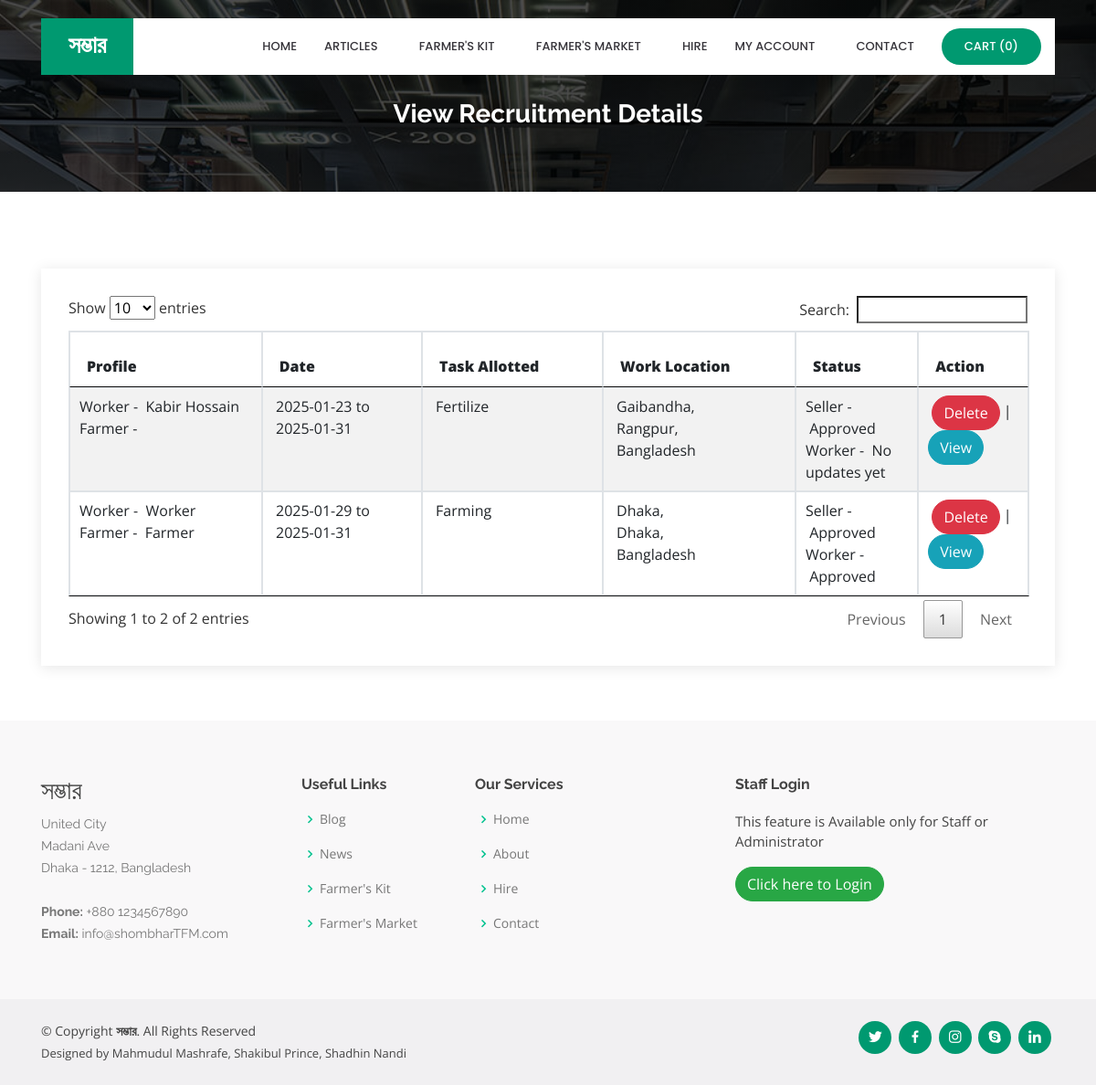
The page /viewworkerrequest.php on the database its author committed.
### tables this page shows
CREATE TABLE `worker_request` (
  `worker_request_id` int(10) NOT NULL,
  `worker_id` int(10) NOT NULL,
  `seller_id` int(10) NOT NULL,
  `from_date` date NOT NULL,
  `to_date` date NOT NULL,
  `task` text NOT NULL,
  `country_id` int(10) NOT NULL,
  `state_id` int(10) NOT NULL,
  `city_id` int(10) NOT NULL,
  `salary` float(10,2) NOT NULL,
  `salary_type` varchar(20) NOT NULL,
  `seller_status` varchar(20) NOT NULL,
  `worker_status` varchar(20) NOT NULL,
  `seller_comment` text NOT NULL,
  `worker_comment` text NOT NULL
);

CREATE TABLE `worker` (
  `worker_id` int(10) NOT NULL,
  `name` varchar(50) NOT NULL,
  `address` text NOT NULL,
  `state_id` int(10) NOT NULL,
  `city_id` int(10) NOT NULL,
  `country_id` int(10) NOT NULL,
  `pincode` varchar(10) NOT NULL,
  `work_profile` text NOT NULL,
  `biodata` varchar(100) NOT NULL,
  `contactno` varchar(15) NOT NULL,
  `date_of_birth` date NOT NULL,
  `login_id` varchar(100) NOT NULL,
  `password` varchar(100) NOT NULL,
  `expected_salary` float(10,2) NOT NULL,
  `status` varchar(10) NOT NULL
);

CREATE TABLE `city` (
  `city_id` int(10) NOT NULL,
  `country_id` int(10) NOT NULL,
  `state_id` int(10) NOT NULL,
  `city` varchar(25) NOT NULL,
  `description` text NOT NULL,
  `status` varchar(10) NOT NULL
);

CREATE TABLE `state` (
  `state_id` int(10) NOT NULL,
  `country_id` int(10) NOT NULL,
  `state` varchar(25) NOT NULL,
  `description` text NOT NULL,
  `status` varchar(10) NOT NULL
);

CREATE TABLE `country` (
  `country_id` int(10) NOT NULL,
  `country` varchar(25) NOT NULL,
  `description` text NOT NULL,
  `status` varchar(10) NOT NULL
);

CREATE TABLE `seller` (
  `seller_id` int(10) NOT NULL,
  `seller_name` varchar(25) NOT NULL,
  `seller_address` text NOT NULL,
  `state_id` int(10) NOT NULL,
  `country_id` int(10) NOT NULL,
  `city_id` int(10) NOT NULL,
  `pincode` varchar(10) NOT NULL,
  `contact_number` varchar(15) NOT NULL,
  `mobile_no` varchar(11) NOT NULL,
  `email_id` varchar(50) NOT NULL,
  `password` varchar(25) NOT NULL,
  `bank_name` varchar(50) NOT NULL,
  `bank_branch` varchar(50) NOT NULL,
  `bank_IFSC` varchar(25) NOT NULL,
  `bank_acno` varchar(25) NOT NULL,
  `status` varchar(10) NOT NULL
);

### viewworkerrequest.php (the view, shortened to what this page needs)
<?php
include("header.php");
include("dbconnection.php");
?>
  <main id="main">
    <section id="cta" class="cta">
      <div class="container">
        <div class="text-center" data-aos="zoom-in">
		<br><br>
          <h3>View Recruitment Details</h3>
        </div>
      </div>
    </section>
    <section id="contact" class="contact">
      <div class="container">
        <div class="row">
          <div class="col-lg-12" data-aos="fade-up" data-aos-delay="100">
            <div class="info mt-4 ">
<?php
		  $sql = "SELECT * FROM worker_request";
		  $qsql = mysqli_query($con,$sql);
							if(mysqli_num_rows($qsql)  == 0)
									{
										echo "<center>There is no Worker Request to display!!</center>";
									}
									else
									{
										?>
							<table ID="datatable" class="table table-striped table-bordered"  style="width:100%">
								<THEAD>
							  <tr>
						        <th width="192" height="39"><strong>Profile</strong>
						        <th width="153" height="39"><strong>Date</strong>
						        <th width="175"><strong>Task Allotted</strong></th>
						        <th width="189"><strong>Work Location</strong></th>
						        <th width="102"><strong>Status</strong></th>
                               <?php
								  	if(!isset($_SESSION['sellerid']))
									{
								?>
                                <th width="86"><strong>Action</strong></td>
                               <?php
									}
									else
									{
								?>
                                <th width="86"><strong>View</strong></td>
                               <?php
									}
								?>
						      </tr>
								</THEAD>
								<TBODY>
                              <?php
							  while($rs = mysqli_fetch_array($qsql))
							  {
								  $sqlcountry = "SELECT * FROM country WHERE country_id='$rs[country_id]'";
								  $qsqlcountry = mysqli_query($con,$sqlcountry);
								  $rscountry = mysqli_fetch_array($qsqlcountry);
								  $sqlstate = "SELECT * FROM state WHERE state_id='$rs[state_id]'";
								  $qsqlstate = mysqli_query($con,$sqlstate);
								  $rsstate = mysqli_fetch_array($qsqlstate);
								  $sqlcity = "SELECT * FROM city WHERE city_id='$rs[city_id]'";
								  $qsqlcity = mysqli_query($con,$sqlcity);
								  $rscity = mysqli_fetch_array($qsqlcity);
								  $sqlworker = "SELECT * FROM worker WHERE worker_id='$rs[worker_id]'";
								  $qsqlworker = mysqli_query($con,$sqlworker);
								  $rsworker = mysqli_fetch_array($qsqlworker);
								  $sqlseller = "SELECT * FROM seller WHERE seller_id='$rs[seller_id]'";
								  $qsqlseller = mysqli_query($con,$sqlseller);
								  $rsseller = mysqli_fetch_array($qsqlseller);
							  echo "
						      <tr>
						        <td> Worker - &nbsp;$rsworker[name]<br>
Farmer - &nbsp;$rsseller[seller_name]</td>
						        <td>&nbsp;$rs[from_date]"." to " ." &nbsp;$rs[to_date]</td>
						        <td>&nbsp;$rs[task]</td>
						        <td>&nbsp;$rscity[city],<br>"."&nbsp;$rsstate[state],<br>"."&nbsp;$rscountry[country]"." </td>
						        <td>Seller - &nbsp;";
								if($rs['seller_status'] == "")
								{
									echo "No updates yet";
								}
								else
								{
									echo $rs['seller_status'];
								}
								echo "<br>Worker - &nbsp;";
								if($rs['worker_status'] == "")
								{
									echo "No updates yet";
								}
								else
								{
									echo $rs['worker_status'];
								}
								echo "</td>";
									if(isset($_SESSION['sellerid']))
									{
$dt = date("Y-m-d");
$date1 = new DateTime($dt);
$date2 = new DateTime($rs['to_date']);
								   echo  "<td>";
								   if($date2 > $date1)
								   {
								   echo "<a href='workerrequest.php?editid=$rs[worker_request_id]' class='btn btn-primary' style='width: 100%;'>Edit</a> ";
								   }
								   echo "<a href='viewworkerrequestdetailed.php?viewid=$rs[worker_request_id]' class='btn btn-info' style='width: 100%;'>View</a></td></tr>";
									}
									else if(isset($_SESSION['workerid']))
									{
								   echo " <td><a href='viewworkerrequestdetailed.php?viewid=$rs[worker_request_id]'>View</a></td></tr>";
									}
									else
									{
								   echo " <td>&nbsp;";
								   echo "<a href='viewworkerrequest.php?deleteid=$rs[worker_request_id]' onclick='return delconfirm()' class='btn btn-danger'>Delete</a> | <a href='viewworkerrequestdetailed.php?viewid=$rs[worker_request_id]' class='btn btn-info'>View</a></td></tr>";
									}
							  }
							  ?>
								</TBODY>
						  </table>
						<?php
						 }
						?>
            </div>
		  </div>
        </div>
      </div>
    </section>
  </main>
<?php
include("footer.php");
?>

### assets/css/style.css (style rules this page uses)
body { font-family: "Open Sans", sans-serif; color: #444444; }
a { color: #009970; }
h1, h2, h3, h4, h5, h6 { font-family: "Raleway", sans-serif; }
section { padding: 60px 0; overflow: hidden; }
.cta { background: linear-gradient(rgba(2, 2, 2, 0.7), rgba(0, 0, 0, 0.7)), url("../img/cta-bg.jpg") fixed center center; background-size: cover; padding: 60px 0; }
.cta h3 { color: #fff; font-size: 28px; font-weight: 700; }
.contact .info { padding: 30px; width: 100%; background: #fff; box-shadow: 0px 2px 15px rgba(0, 0, 0, 0.1); }
button, .btn { border-radius: 20px; transition: all 0.3s ease-in-out; }

### rows shown on the page
worker_request: worker.name "Kabir Hossain", from_date "2025-01-23", to_date "2025-01-31", task "Fertilize", city.city "Gaibandha", state.state "Rangpur", country.country "Bangladesh", seller_status "Approved", worker_status "No updates yet"
worker_request: worker.name "Worker", seller.seller_name "Farmer", from_date "2025-01-29", to_date "2025-01-31", task "Farming", city.city "Dhaka", state.state "Dhaka", country.country "Bangladesh", seller_status "Approved", worker_status "Approved"

### other values the page prints
$config['PROJECT_TITLE'] "সম্ভার"
mysqli_num_rows($qsqlproduct_purchase_record) "0"
$address "United City"
$address "Madani Ave"
$address "Dhaka - 1212, Bangladesh"
$config['PHONE'][0] "+880 1234567890"
$config['EMAIL'][0] "info@shombharTFM.com"
substr($developersanddesigners, 0, -2) "Mahmudul Mashrafe, Shakibul Prince, Shadhin Nandi"
